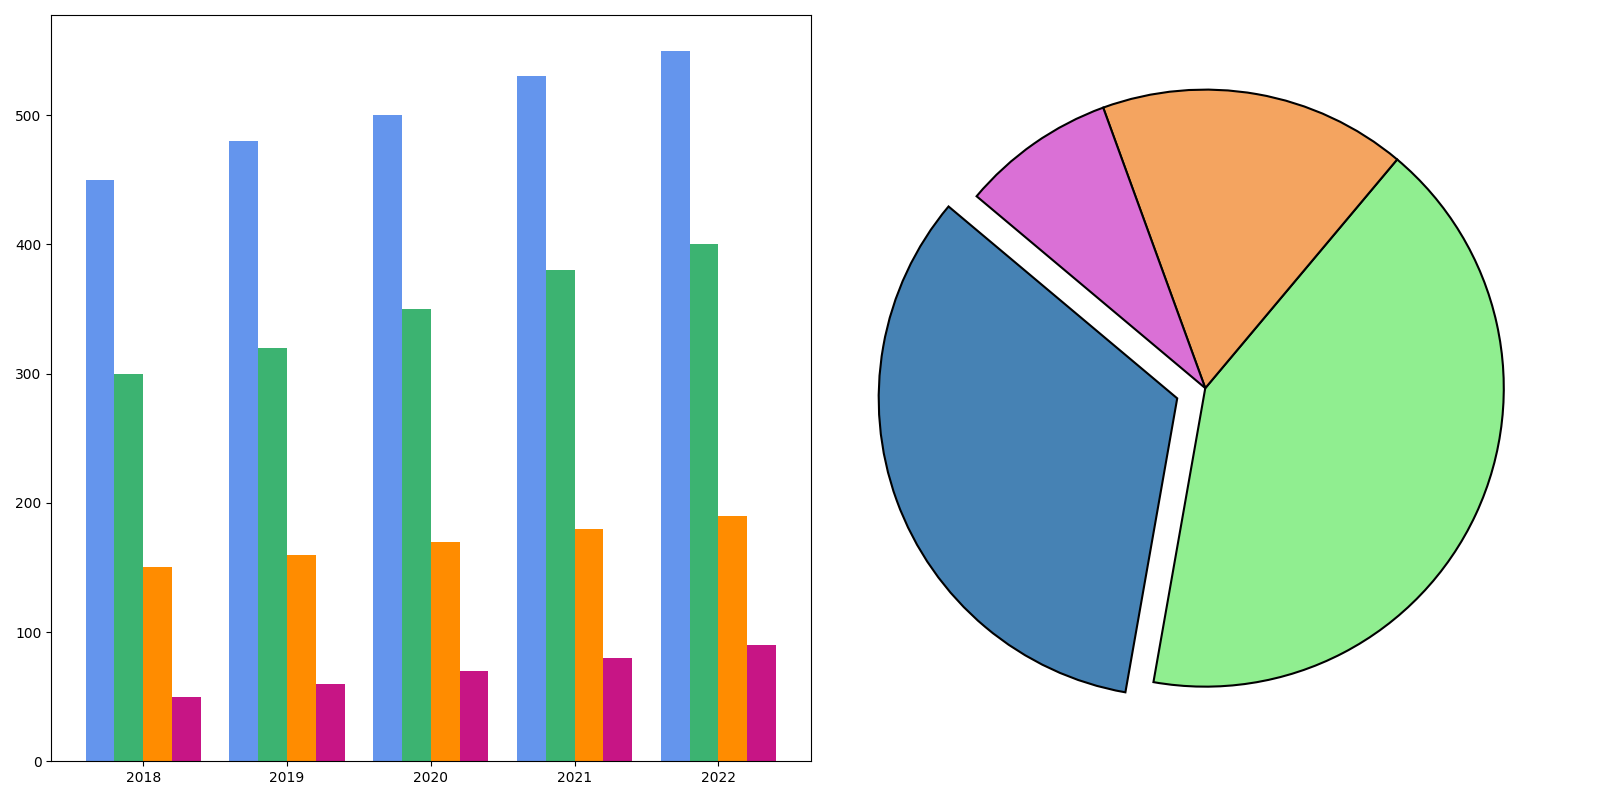

Recreate this plot in Python.
import matplotlib.pyplot as plt
import numpy as np

years = ['2018', '2019', '2020', '2021', '2022']
smartphones_sales = [450, 480, 500, 530, 550]
laptops_sales = [300, 320, 350, 380, 400]
tablets_sales = [150, 160, 170, 180, 190]
wearables_sales = [50, 60, 70, 80, 90]  # New data series for wearables

smartphones_revenue_2022 = 200
laptops_revenue_2022 = 250
tablets_revenue_2022 = 100
wearables_revenue_2022 = 50  # Revenue for wearables in 2022

bar_width = 0.2  # Adjusted bar width to fit the additional category
year_indices = np.arange(len(years))

fig, ax = plt.subplots(1, 2, figsize=(16, 8))

colors_bar = ['cornflowerblue', 'mediumseagreen', 'darkorange', 'mediumvioletred']
colors_pie = ['steelblue', 'lightgreen', 'sandybrown', 'orchid']

ax[0].bar(year_indices - 1.5*bar_width, smartphones_sales, width=bar_width, color=colors_bar[0])
ax[0].bar(year_indices - 0.5*bar_width, laptops_sales, width=bar_width, color=colors_bar[1])
ax[0].bar(year_indices + 0.5*bar_width, tablets_sales, width=bar_width, color=colors_bar[2])
ax[0].bar(year_indices + 1.5*bar_width, wearables_sales, width=bar_width, color=colors_bar[3])  # New wearables bar

ax[0].set_xticks(year_indices)
ax[0].set_xticklabels(years)

revenues_2022 = [smartphones_revenue_2022, laptops_revenue_2022, tablets_revenue_2022, wearables_revenue_2022]
explode = (0.1, 0, 0, 0)  # Slightly modify explode for visual clarity

ax[1].pie(revenues_2022, startangle=140, colors=colors_pie, explode=explode, wedgeprops={'edgecolor': 'black', 'linewidth': 1.5})

plt.tight_layout()
plt.show()
